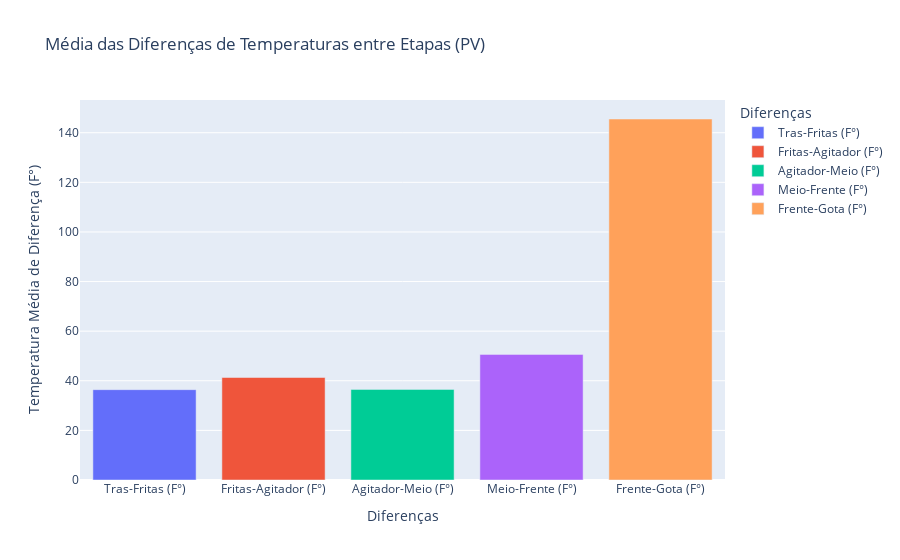

The notebook cell this image was saved under:
### Code cell
fig_dif_temperaturas = px.bar(
    df_media_dif_temperaturas,
    x='Diferença',
    y='Valor Médio (F°)',
    title="Média das Diferenças de Temperaturas entre Etapas (PV)",
    labels={'Diferença': 'Diferenças', 'Valor Médio (F°)': 'Temperatura Média de Diferença (F°)'},
    color='Diferença' 
)

fig_dif_temperaturas.show()

### Figure 1 — Plotly figure (JSON) as saved in the notebook; plotly's stock layout.template omitted (floating-point values rounded to 4 significant figures)
{"data": [{"alignmentgroup": "True", "hovertemplate": "Diferenças=%{x}<br>Temperatura Média de Diferença (F°)=%{y}<extra></extra>", "legendgroup": "Tras-Fritas (F°)", "marker": {"color": "#636efa", "pattern": {"shape": ""}}, "name": "Tras-Fritas (F°)", "offsetgroup": "Tras-Fritas (F°)", "orientation": "v", "showlegend": true, "textposition": "auto", "type": "bar", "x": ["Tras-Fritas (F°)"], "xaxis": "x", "y": [36.42], "yaxis": "y"}, {"alignmentgroup": "True", "hovertemplate": "Diferenças=%{x}<br>Temperatura Média de Diferença (F°)=%{y}<extra></extra>", "legendgroup": "Fritas-Agitador (F°)", "marker": {"color": "#EF553B", "pattern": {"shape": ""}}, "name": "Fritas-Agitador (F°)", "offsetgroup": "Fritas-Agitador (F°)", "orientation": "v", "showlegend": true, "textposition": "auto", "type": "bar", "x": ["Fritas-Agitador (F°)"], "xaxis": "x", "y": [41.32], "yaxis": "y"}, {"alignmentgroup": "True", "hovertemplate": "Diferenças=%{x}<br>Temperatura Média de Diferença (F°)=%{y}<extra></extra>", "legendgroup": "Agitador-Meio (F°)", "marker": {"color": "#00cc96", "pattern": {"shape": ""}}, "name": "Agitador-Meio (F°)", "offsetgroup": "Agitador-Meio (F°)", "orientation": "v", "showlegend": true, "textposition": "auto", "type": "bar", "x": ["Agitador-Meio (F°)"], "xaxis": "x", "y": [36.53], "yaxis": "y"}, {"alignmentgroup": "True", "hovertemplate": "Diferenças=%{x}<br>Temperatura Média de Diferença (F°)=%{y}<extra></extra>", "legendgroup": "Meio-Frente (F°)", "marker": {"color": "#ab63fa", "pattern": {"shape": ""}}, "name": "Meio-Frente (F°)", "offsetgroup": "Meio-Frente (F°)", "orientation": "v", "showlegend": true, "textposition": "auto", "type": "bar", "x": ["Meio-Frente (F°)"], "xaxis": "x", "y": [50.64], "yaxis": "y"}, {"alignmentgroup": "True", "hovertemplate": "Diferenças=%{x}<br>Temperatura Média de Diferença (F°)=%{y}<extra></extra>", "legendgroup": "Frente-Gota (F°)", "marker": {"color": "#FFA15A", "pattern": {"shape": ""}}, "name": "Frente-Gota (F°)", "offsetgroup": "Frente-Gota (F°)", "orientation": "v", "showlegend": true, "textposition": "auto", "type": "bar", "x": ["Frente-Gota (F°)"], "xaxis": "x", "y": [145.5], "yaxis": "y"}], "layout": {"barmode": "relative", "legend": {"title": {"text": "Diferenças"}, "tracegroupgap": 0}, "title": {"text": "Média das Diferenças de Temperaturas entre Etapas (PV)"}, "xaxis": {"anchor": "y", "categoryarray": ["Tras-Fritas (F°)", "Fritas-Agitador (F°)", "Agitador-Meio (F°)", "Meio-Frente (F°)", "Frente-Gota (F°)"], "categoryorder": "array", "domain": [0, 1], "title": {"text": "Diferenças"}}, "yaxis": {"anchor": "x", "domain": [0, 1], "title": {"text": "Temperatura Média de Diferença (F°)"}}}}
